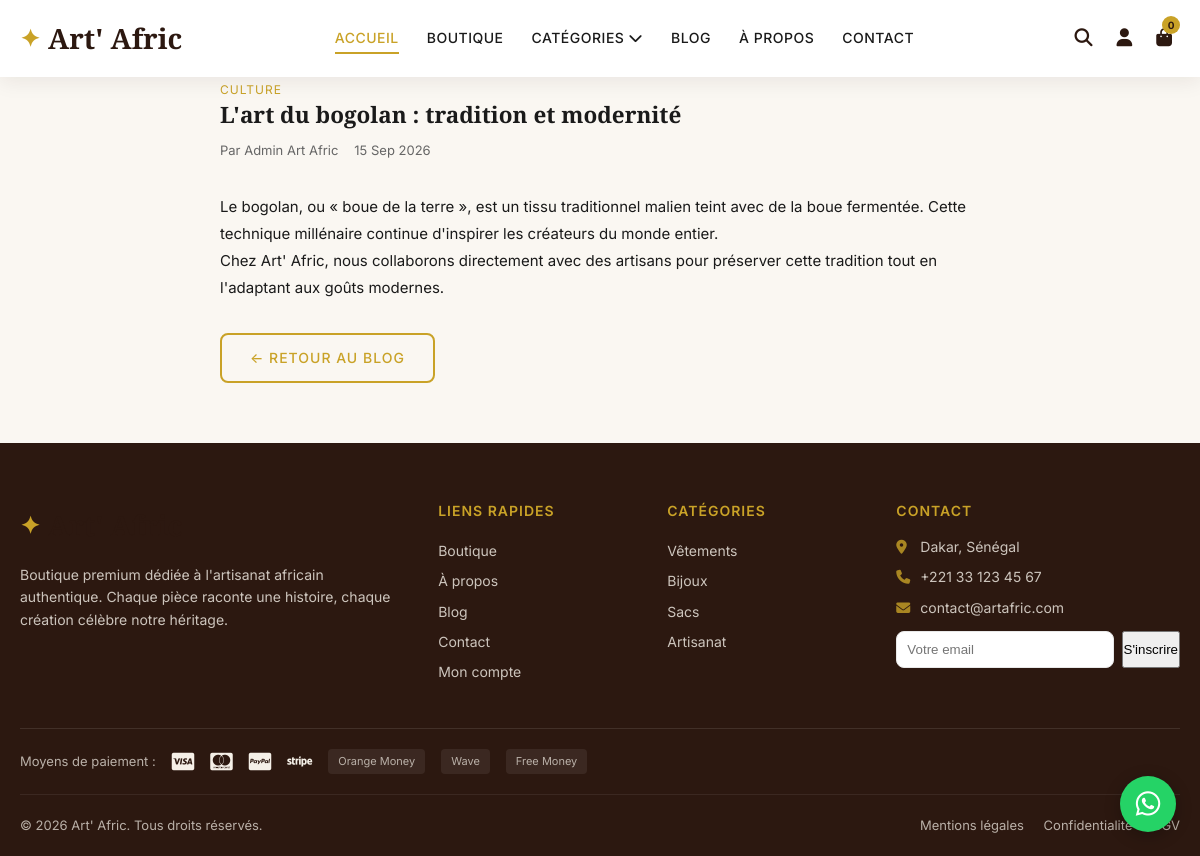
Page /public/blog/art-bogolan-tradition-modernite on the committed database.
### tables this page shows
CREATE TABLE blog_posts (
    id INT AUTO_INCREMENT PRIMARY KEY,
    author_id INT NOT NULL,
    title VARCHAR(255) NOT NULL,
    slug VARCHAR(280) NOT NULL UNIQUE,
    excerpt TEXT,
    content LONGTEXT NOT NULL,
    image VARCHAR(255) DEFAULT NULL,
    category VARCHAR(100) DEFAULT 'Culture',
    is_published TINYINT(1) DEFAULT 0,
    views INT DEFAULT 0,
    published_at DATETIME DEFAULT NULL,
    created_at DATETIME DEFAULT CURRENT_TIMESTAMP,
    FOREIGN KEY (author_id) REFERENCES users(id)
);

CREATE TABLE users (
    id INT AUTO_INCREMENT PRIMARY KEY,
    first_name VARCHAR(100) NOT NULL,
    last_name VARCHAR(100) NOT NULL,
    email VARCHAR(255) NOT NULL UNIQUE,
    password VARCHAR(255) NOT NULL,
    phone VARCHAR(20) DEFAULT NULL,
    role ENUM('admin', 'employee', 'client') DEFAULT 'client',
    avatar VARCHAR(255) DEFAULT NULL,
    is_active TINYINT(1) DEFAULT 1,
    email_verified_at DATETIME DEFAULT NULL,
    reset_token VARCHAR(100) DEFAULT NULL,
    reset_expires DATETIME DEFAULT NULL,
    created_at DATETIME DEFAULT CURRENT_TIMESTAMP,
    updated_at DATETIME DEFAULT CURRENT_TIMESTAMP ON UPDATE CURRENT_TIMESTAMP
);

### app/core/Controller.php (called while the page is built, shortened)
<?php
abstract class Controller
{
    protected function view(string $view, array $data = [], string $layout = 'main'): void
    {
        extract($data);
        $content = APP_PATH . '/views/' . $view . '.php';
        require $content;
    }
}

### app/controllers/BlogController.php (called while the page is built, shortened)
<?php
class BlogController extends Controller
{
    public function show(string $slug): void
    {
        $blogModel = new Blog();
        $post = $blogModel->findBySlug($slug);
        $this->view('blog/show', [
            'title' => $post['title'] . ' - Blog Art\' Afric',
            'post'  => $post,
        ]);
    }
}

### app/core/App.php (called while the page is built, shortened)
<?php
class App
{
    private Router $router;
    public function __construct()
    {
        $this->router = new Router();
    }
    private function loadCore(): void
    {
        spl_autoload_register(function (string $class): void {
            $paths = [
                APP_PATH . '/core/' . $class . '.php',
                APP_PATH . '/models/' . $class . '.php',
            ];
            foreach ($paths as $path) {
                if (file_exists($path)) {
                    return;
                }
            }
        });
        require_once APP_PATH . '/helpers/functions.php';
    }
    private function registerRoutes(): void
    {
        $this->router->get('', 'Home');
        $this->router->get('accueil', 'Home');
        $this->router->get('boutique', 'Shop', 'index');
        $this->router->get('boutique/categorie/{slug}', 'Shop', 'category');
        $this->router->get('produit/{slug}', 'Product', 'show');
        $this->router->get('panier', 'Cart', 'index');
        $this->router->post('panier/ajouter', 'Cart', 'add');
        $this->router->post('panier/modifier', 'Cart', 'update');
        $this->router->post('panier/supprimer', 'Cart', 'remove');
        $this->router->post('panier/coupon', 'Cart', 'applyCoupon');
        $this->router->get('commande', 'Checkout', 'index');
        $this->router->post('commande', 'Checkout', 'process');
        $this->router->get('commande/confirmation/{id}', 'Checkout', 'confirmation');
        $this->router->get('connexion', 'Auth', 'loginForm');
        $this->router->post('connexion', 'Auth', 'login');
        $this->router->get('inscription', 'Auth', 'registerForm');
        $this->router->post('inscription', 'Auth', 'register');
        $this->router->get('deconnexion', 'Auth', 'logout');
        $this->router->get('mot-de-passe-oublie', 'Auth', 'forgotForm');
        $this->router->post('mot-de-passe-oublie', 'Auth', 'forgot');
        $this->router->get('mon-compte', 'Account', 'index');
        $this->router->get('mon-compte/commandes', 'Account', 'orders');
        $this->router->get('mon-compte/favoris', 'Account', 'favorites');
        $this->router->get('mon-compte/adresses', 'Account', 'addresses');
        $this->router->post('mon-compte/profil', 'Account', 'updateProfile');
        $this->router->get('contact', 'Contact', 'index');
        $this->router->post('contact', 'Contact', 'send');
        $this->router->get('a-propos', 'About', 'index');
        $this->router->get('blog', 'Blog', 'index');
        $this->router->get('blog/{slug}', 'Blog', 'show');
        $this->router->post('newsletter', 'Newsletter', 'subscribe');
        $this->router->get('api/recherche', 'Api', 'search');
        $this->router->post('api/favoris', 'Api', 'toggleFavorite');
        $this->router->get('api/produits', 'Api', 'products');
        $this->router->post('api/avis', 'Api', 'addReview');
        $this->router->get('api/comparer', 'Api', 'compare');
        $this->router->get('admin', 'Admin\\Dashboard', 'index');
        $this->router->get('admin/connexion', 'Admin\\Auth', 'loginForm');
        $this->router->post('admin/connexion', 'Admin\\Auth', 'login');
        $this->router->get('admin/produits', 'Admin\\Product', 'index');
        $this->router->get('admin/produits/ajouter', 'Admin\\Product', 'create');
        $this->router->post('admin/produits/ajouter', 'Admin\\Product', 'store');
        $this->router->get('admin/produits/modifier/{id}', 'Admin\\Product', 'edit');
        $this->router->post('admin/produits/modifier/{id}', 'Admin\\Product', 'update');
        $this->router->post('admin/produits/supprimer/{id}', 'Admin\\Product', 'delete');
        $this->router->get('admin/commandes', 'Admin\\Order', 'index');
        $this->router->get('admin/commandes/{id}', 'Admin\\Order', 'show');
        $this->router->post('admin/commandes/{id}/statut', 'Admin\\Order', 'updateStatus');
        $this->router->get('admin/clients', 'Admin\\Customer', 'index');
        $this->router->get('admin/categories', 'Admin\\Category', 'index');
        $this->router->post('admin/categories', 'Admin\\Category', 'store');
        $this->router->get('admin/coupons', 'Admin\\Coupon', 'index');
        $this->router->post('admin/coupons', 'Admin\\Coupon', 'store');
        $this->router->get('admin/parametres', 'Admin\\Settings', 'index');
        $this->router->post('admin/parametres', 'Admin\\Settings', 'update');
        $this->router->get('admin/profil', 'Admin\\Profile', 'index');
        $this->router->post('admin/profil', 'Admin\\Profile', 'update');
        $this->router->get('admin/partenaires', 'Admin\\Partner', 'index');
        $this->router->post('admin/partenaires', 'Admin\\Partner', 'store');
        $this->router->post('admin/partenaires/{id}/toggle', 'Admin\\Partner', 'toggle');
        $this->router->post('admin/partenaires/{id}/supprimer', 'Admin\\Partner', 'delete');
        $this->router->get('admin/blog', 'Admin\\Blog', 'index');
        $this->router->get('admin/blog/nouveau', 'Admin\\Blog', 'createForm');
        $this->router->post('admin/blog', 'Admin\\Blog', 'store');
        $this->router->get('admin/blog/{id}/modifier', 'Admin\\Blog', 'editForm');
        $this->router->post('admin/blog/{id}/modifier', 'Admin\\Blog', 'update');
        $this->router->post('admin/blog/{id}/supprimer', 'Admin\\Blog', 'delete');
        $this->router->get('admin/messages', 'Admin\\Message', 'index');
        $this->router->get('admin/statistiques', 'Admin\\Dashboard', 'stats');
    }
    public function run(): void
    {
        $url = $_GET['url'] ?? '';
        $this->router->dispatch($url);
    }
}

### public/index.php (called while the page is built, shortened)
<?php
require_once APP_PATH . '/core/App.php';
$app = new App();
$app->run();

### app/core/Database.php (called while the page is built, shortened)
<?php
class Database
{
    private static ?PDO $instance = null;
    public static function getInstance(): PDO
    {
        if (self::$instance === null) {
            $dsn = sprintf(
                'mysql:host=%s;dbname=%s;charset=%s',
                DB_HOST,
                DB_NAME,
                DB_CHARSET
            );
            self::$instance = new PDO($dsn, DB_USER, DB_PASS, [
                PDO::ATTR_ERRMODE            => PDO::ERRMODE_EXCEPTION,
                PDO::ATTR_DEFAULT_FETCH_MODE => PDO::FETCH_ASSOC,
                PDO::ATTR_EMULATE_PREPARES   => false,
            ]);
        }
        return self::$instance;
    }
}

### app/core/Model.php (called while the page is built, shortened)
<?php
abstract class Model
{
    public function __construct()
    {
        $this->db = Database::getInstance();
    }
}

### app/models/Blog.php (called while the page is built, shortened)
<?php
class Blog extends Model
{
    public function findBySlug(string $slug): ?array
    {
        $stmt = $this->db->prepare(
            "SELECT b.*, u.first_name, u.last_name FROM blog_posts b
             JOIN users u ON b.author_id = u.id
             WHERE b.slug = :slug AND b.is_published = 1 LIMIT 1"
        );
        $stmt->execute(['slug' => $slug]);
        $result = $stmt->fetch();
        return $result ?: null;
    }
}

### app/helpers/functions.php (called while the page is built, shortened)
<?php
function e(?string $str): string
{
    return htmlspecialchars($str ?? '', ENT_QUOTES, 'UTF-8');
}

### app/views/blog/show.php (the view)
<div class="container blog-article">
    <article>
        <span class="blog-category"><?= e($post['category']) ?></span>
        <h1><?= e($post['title']) ?></h1>
        <div class="blog-meta">
            <span>Par <?= e($post['first_name']) ?> <?= e($post['last_name']) ?></span>
            <span><?= date('d M Y', strtotime($post['published_at'])) ?></span>
        </div>
        <div class="blog-content"><?= $post['content'] ?></div>
    </article>
    <a href="<?= APP_URL ?>/blog" class="btn btn-outline">← Retour au blog</a>
</div>

### app/core/Router.php (shortened to what this page needs)
<?php
class Router
{
    private array $routes = [];
    private function addRoute(string $httpMethod, string $path, string $controller, string $method): void
    {
        $pattern = preg_replace('/\{([a-zA-Z_]+)\}/', '(?P<$1>[^/]+)', $path);
        $pattern = '#^' . $pattern . '$#';
        $this->routes[] = [
            'method'     => $httpMethod,
            'pattern'    => $pattern,
            'controller' => $controller,
            'action'     => $method,
        ];
    }
    public function dispatch(string $url): void
    {
        $url = trim($url, '/');
        $method = $_SERVER['REQUEST_METHOD'];
        foreach ($this->routes as $route) {
            if ($route['method'] !== $method) {
                continue;
            }
            if (preg_match($route['pattern'], $url, $matches)) {
                $params = array_filter($matches, 'is_string', ARRAY_FILTER_USE_KEY);
                $this->callController($route['controller'], $route['action'], $params);
                return;
            }
        }
    }
    private function callController(string $controller, string $action, array $params): void
    {
        $instance = new $class();
        call_user_func_array([$instance, $action], $params);
    }
}

### public/assets/css/main.css (style rules this page uses)
:root { --gold: #C9A227; --gold-light: #D4AF37; --gold-dark: #A68523; --terracotta: #8B4513; --brown-dark: #2C1810; --brown: #3D2314; --cream: #F5F0E8; --ivory: #FAF7F2; --white: #FFFFFF; --black: #1A1A1A; --gray-100: #F8F8F8; --gray-200: #E8E8E8; --gray-400: #999; --gray-600: #666; --green: #2D5016; --red: #C0392B; --font-display: 'Cormorant Garamond', Georgia, serif; --font-body: 'Inter', -apple-system, sans-serif; --shadow: 0 4px 20px rgba(44,24,16,0.08); --shadow-lg: 0 8px 40px rgba(44,24,16,0.12); --radius: 8px; --transition: 0.3s ease; --header-height: 80px; }
*, *::before, *::after { box-sizing: border-box; margin: 0; padding: 0; }
html { scroll-behavior: smooth; }
body { font-family: var(--font-body); background: var(--ivory); color: var(--black); line-height: 1.6; font-size: 15px; }
a { color: inherit; text-decoration: none; transition: color var(--transition); }
.container { max-width: 1280px; margin: 0 auto; padding: 0 20px; }
h1,h2,h3,h4 { font-family: var(--font-display); font-weight: 600; line-height: 1.2; }
.btn { display: inline-flex; align-items: center; gap: 8px; padding: 12px 28px; border: 2px solid transparent; border-radius: var(--radius); font-weight: 500; font-size: 14px; cursor: pointer; transition: all var(--transition); text-transform: uppercase; letter-spacing: 1px; }
.btn-outline { background: transparent; border-color: var(--gold); color: var(--gold); }
.blog-category { color: var(--gold); font-size: 12px; text-transform: uppercase; letter-spacing: 1px; }
.blog-meta { display: flex; gap: 16px; font-size: 13px; color: var(--gray-600); margin-top: 12px; }
.blog-article { max-width: 800px; margin: 0 auto; padding-bottom: 60px; }
.blog-content { margin: 32px 0; line-height: 1.8; }

### rows in the picture
blog_posts: category "CULTURE", title "L'art du bogolan : tradition et modernité", author.first_name "Admin", author.last_name "Art Afric", published_at "15 Sep 2026", content "Le bogolan, ou « boue de la terre », est un tissu traditionnel malien teint avec de la boue fermentée. Cette technique millénaire continue d'inspirer les créateurs du monde entier. Chez Art' Afric, nous collaborons directement avec des artisans pour préserver cette tradition tout en l'adaptant aux goûts modernes."
